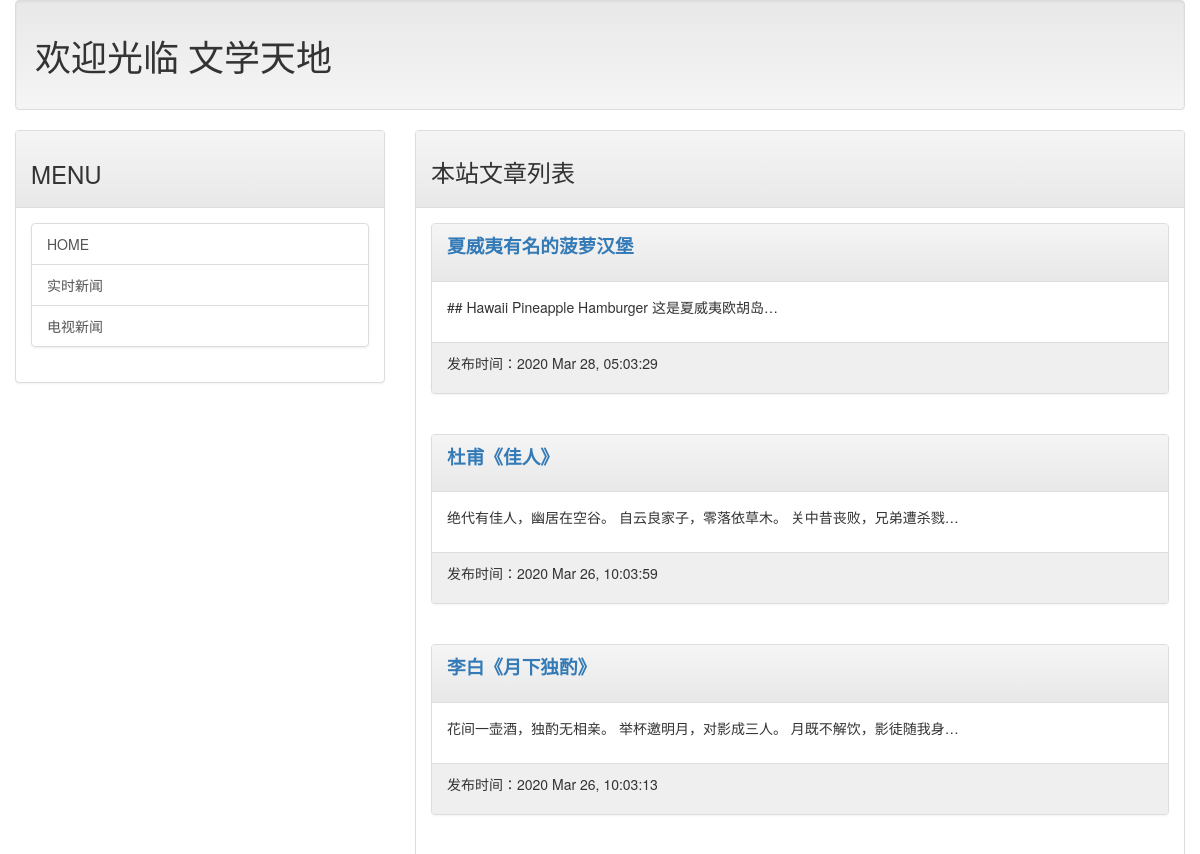
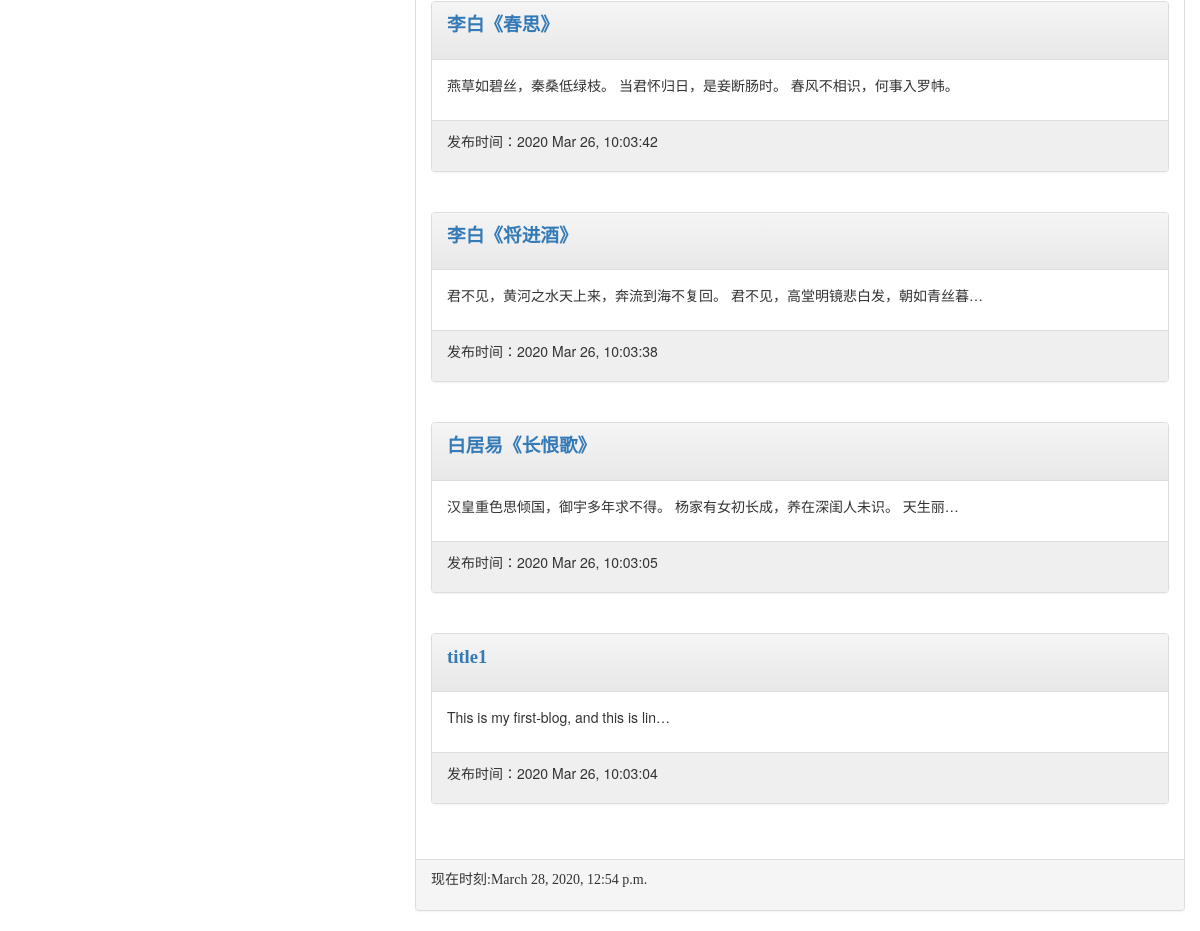
The page / on the database its author committed (2 pictures, top to bottom).
### mainsite/models.py (models this page shows, shortened)
class Post(models.Model):
    title = models.CharField(max_length=200)
    slug = models.CharField(max_length=200)
    body = models.TextField()
    pub_date = models.DateTimeField(default=timezone.now)
    class Meta:
        ordering = ('-pub_date',)

### mainsite/views.py (the view)
# urls.py: path('', homepage),
def homepage(request):
    posts = Post.objects.all()
    now = datetime.now()
    return render(request, 'index.html', locals())

### templates/index.html (shortened to what this page needs)
{% extends 'base.html' %}
{% block headmessage %}
	<h3 style='font-family:楷体;'>本站文章列表</h3>
{% endblock %}
{% block content %}
	{% for post in posts %}
		<div class='panel panel-default'>
			<div class='panel-heading'>
				<p style='font-family:微软雅黑; font-size:14pt; font-weight:bold'>
					<a href='/post/{{post.slug}}'>{{post.title}}</a>
				</p>
			</div>
			<div class='panel-body'>
				<p>
					{{post.body|truncatechars:40}}
				</p>
			</div>
			<div class='panel-footer' style='background-color:#efefef'>
				<p>
					发布时间：{{post.pub_date|date:"Y M d, h:m:s"}}
				</p>
			</div>
		</div>
		<br>
	{% endfor %}
{% endblock %}

### templates/base.html (shortened to what this page needs)
<html>
	<head>
		<link rel="stylesheet" href="https://maxcdn.bootstrapcdn.com/bootstrap/3.3.7/css/bootstrap.min.css">
		<link rel="stylesheet" href="https://maxcdn.bootstrapcdn.com/bootstrap/3.3.7/css/bootstrap-theme.min.css">
	</head>
	<body>
		<div class='container-fluid'>
			{% include 'header.html' %}
			<div class='row'>
				<div class='col-sm-4 col-md-4'>
					<div class='panel panel-default'>
						<div class='panel-heading'>
							<h3>MENU</h3>
						</div>
						<div class='panel-body'>
							<div class='list-group'>
								<a href='/' class='list-group-item'>HOME</a>
								<a href='#' class='list-group-item'>实时新闻</a>
								<a href='#' class='list-group-item'>电视新闻</a>
							</div>
						</div>
					</div>
				</div>
				<div class='col-sm-8 col-md-8'>
					<div class='panel panel-default'>
							<div class='panel-heading'>
								{% block headmessage %} {% endblock %}
							</div>
							<div class='panel-body'>
								{% block content %} {% endblock %}
							</div>
							<div class='panel-footer'>
								{% include 'footer.html'%}
							</div>
					</div>
				</div>
			</div>
		</div>
	</body>
</html>

### templates/header.html
{% load static %}
<div class='well'>
	<h1 style='font-family:微软雅黑;'>欢迎光临 文学天地</h1>
</div>

### templates/footer.html
{% if now %}
	<p style='font-family:微软雅黑;'>现在时刻:{{now}}</p>
{% else %}
	<p style='font-family:微软雅黑;'>本文内容取自网络，如有侵权请来信通知下架</p>
{% endif %}

### rows shown on the page
Post: title "夏威夷有名的菠萝汉堡", body "## Hawaii Pineapple Hamburger 这是夏威夷欧胡岛…", pub_date "2020 Mar 28, 05:03:29"
Post: title "杜甫《佳人》", body "绝代有佳人，幽居在空谷。 自云良家子，零落依草木。 关中昔丧败，兄弟遭杀戮…", pub_date "2020 Mar 26, 10:03:59"
Post: title "李白《月下独酌》", body "花间一壶酒，独酌无相亲。 举杯邀明月，对影成三人。 月既不解饮，影徒随我身…", pub_date "2020 Mar 26, 10:03:13"
Post: title "李白《春思》", body "燕草如碧丝，秦桑低绿枝。 当君怀归日，是妾断肠时。 春风不相识，何事入罗帏。", pub_date "2020 Mar 26, 10:03:42"
Post: title "李白《将进酒》", body "君不见，黄河之水天上来，奔流到海不复回。 君不见，高堂明镜悲白发，朝如青丝暮…", pub_date "2020 Mar 26, 10:03:38"
Post: title "白居易《长恨歌》", body "汉皇重色思倾国，御宇多年求不得。 杨家有女初长成，养在深闺人未识。 天生丽…", pub_date "2020 Mar 26, 10:03:05"
Post: title "title1", body "This is my first-blog, and this is lin…", pub_date "2020 Mar 26, 10:03:04"
